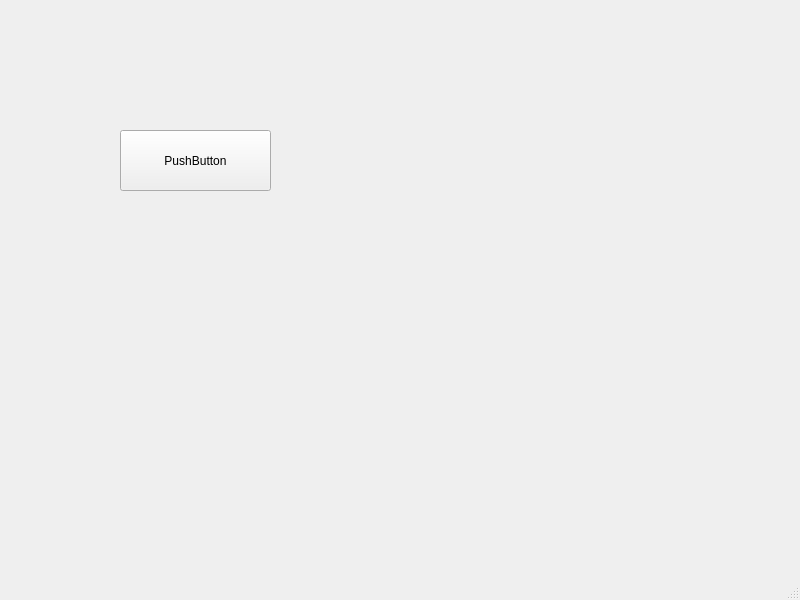
<?xml version="1.0" encoding="UTF-8"?>
<ui version="4.0">
 <class>MainWindow</class>
 <widget class="QMainWindow" name="MainWindow">
  <property name="geometry">
   <rect>
    <x>0</x>
    <y>0</y>
    <width>800</width>
    <height>600</height>
   </rect>
  </property>
  <property name="windowTitle">
   <string>MainWindow</string>
  </property>
  <widget class="QWidget" name="centralwidget">
   <widget class="QPushButton" name="pushButton">
    <property name="geometry">
     <rect>
      <x>120</x>
      <y>130</y>
      <width>151</width>
      <height>61</height>
     </rect>
    </property>
    <property name="text">
     <string>PushButton</string>
    </property>
   </widget>
  </widget>
  <widget class="QMenuBar" name="menubar">
   <property name="geometry">
    <rect>
     <x>0</x>
     <y>0</y>
     <width>800</width>
     <height>23</height>
    </rect>
   </property>
  </widget>
  <widget class="QStatusBar" name="statusbar"/>
 </widget>
 <resources/>
 <connections/>
</ui>
